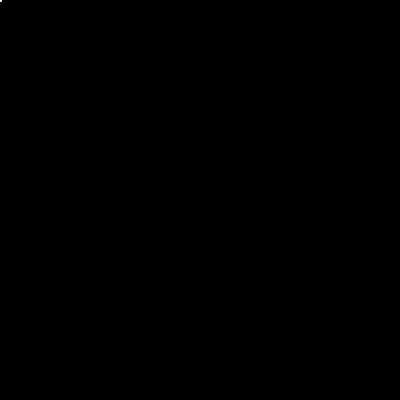
Frame 1 (no input)
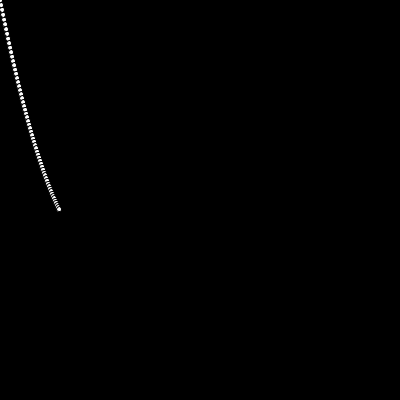
Frame 60 (the mouse pressed at the canvas centre just before this capture)
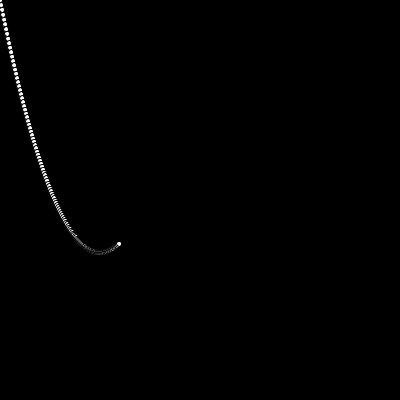
Frame 120 (the mouse held since frame 60 and released just before this capture)

The Processing sketch that drew these frames (run headless with seeded random() and noise(); from frame 60 on, the mouse is pressed at the canvas centre):

// Processing sketch: processing_149808
// ── processing_149808.pde

float x, y, xSpeed, ySpeed, a;

void setup ()
{
  size (400, 400);
  background (0);
  x= 0;
  y=0;
  xSpeed=1;
  ySpeed=5;
  a= -ySpeed/100;
  //a=-1;
  //a=-.09;
  
}

void draw()
{
  ellipse (x, y, 5, 5); 

  x=x+xSpeed;
  y=y+ySpeed;
  ySpeed=ySpeed+a;

  if (y<0)
  {
    ySpeed= -ySpeed;
  }

  if (x>width || x<0)
  {
    xSpeed = -xSpeed;
  }

  // stops drawing after 1 iterations

  //  if (y<0)
  //  {
  //    y=0;
  //    a=0;
  //    ySpeed= 0;
  //    xSpeed=0;
  //  }
  println(y);
}
